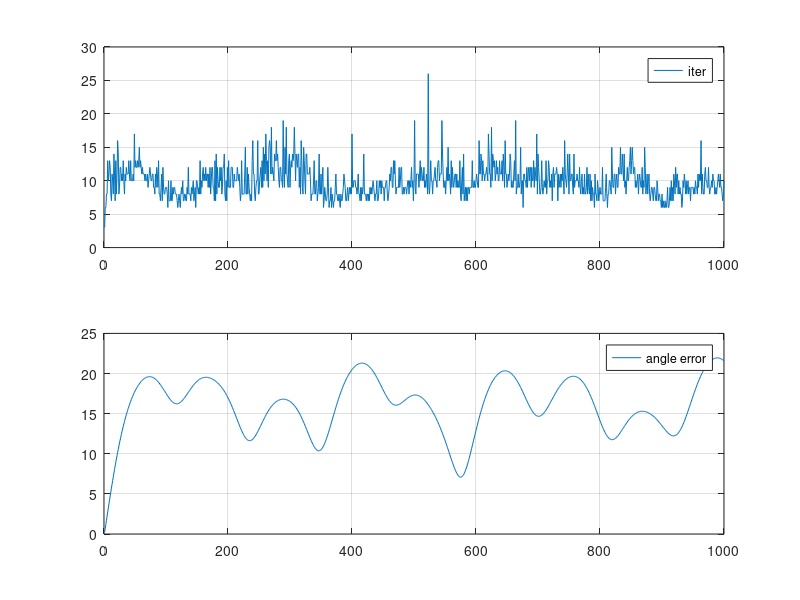
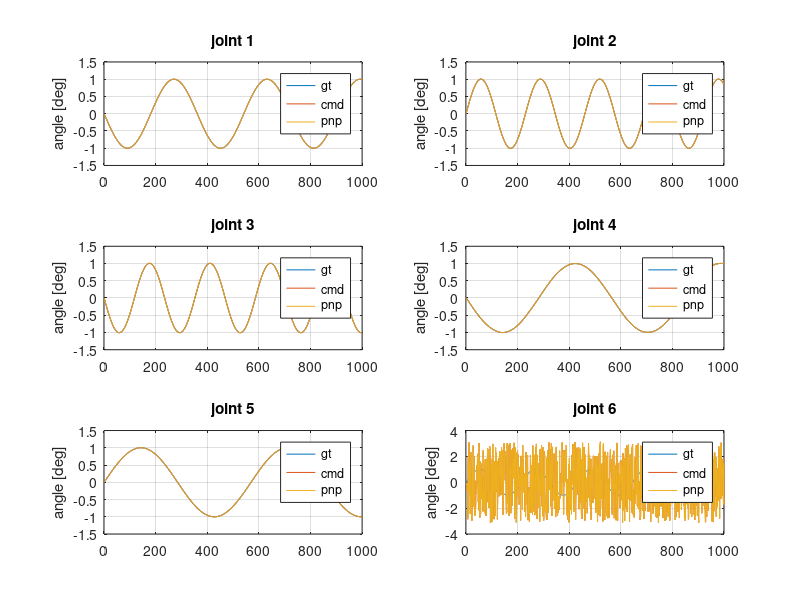

The MATLAB script that drew these images, in order:
% close all; clear; clc;

data = csvread('dt_debug.csv', 1, 0);

iter = data(:,1);
angle_error = data(:,2);
angle_gt = data(:,3:8);
angle_command = data(:,9:14);
angle_control = data(:, 15:20);
angle_pnp = data(:, 21:26);
% jacobian = data(:, 27:end);
% 
% 
% J = reshape(jacobian, n, 14, 7);
n = size(data,1);
angle_diff = zeros(n-1,1);
for i=1:n-1
    angle_diff(i) = norm(angle_gt(i+1)-angle_gt(i));
end
angle_command = angle_pnp;

figure(1);
clf;
subplot(2,1,1)
plot(iter);
legend('iter');
grid on;
subplot(2,1,2)
plot(angle_error);
grid on
legend('angle error');

figure(2);
clf;
subplot(3,2,1)
plot(angle_gt(:,1));
grid on;
hold on;
plot(angle_command(:,1));
plot(angle_pnp(:,1));
title('joint 1')
ylabel('angle [deg]')
legend('gt', 'cmd', 'pnp')

subplot(3,2,2)
plot(angle_gt(:,2));
grid on;
hold on;
plot(angle_command(:,2));
plot(angle_pnp(:,2));
title('joint 2')
ylabel('angle [deg]')
legend('gt', 'cmd', 'pnp')

subplot(3,2,3)
plot(angle_gt(:,3));
grid on;
hold on;
plot(angle_command(:,3));
plot(angle_pnp(:,3));
title('joint 3')
ylabel('angle [deg]')
legend('gt', 'cmd', 'pnp')

subplot(3,2,4)
plot(angle_gt(:,4));
grid on;
hold on;
plot(angle_command(:,4));
plot(angle_pnp(:,4));
title('joint 4')
ylabel('angle [deg]')
legend('gt', 'cmd', 'pnp')

subplot(3,2,5)
plot(angle_gt(:,5));
grid on;
hold on;
plot(angle_command(:,5));
plot(angle_pnp(:,5));
title('joint 5')
ylabel('angle [deg]')
legend('gt', 'cmd', 'pnp')

subplot(3,2,6)
plot(angle_gt(:,6));
grid on;
hold on;
plot(angle_command(:,6));
plot(angle_pnp(:,6));
title('joint 6')
ylabel('angle [deg]')
legend('gt', 'cmd', 'pnp')